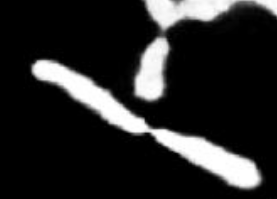
#> input picture mito.png, 277 x 199 px
$ jupyter execute mito.ipynb
#> lines starting #> are read from the running program, lines starting #| are printed output that depends on the picture; after the words box and inside, x2 and y2 are one past the last pixel; in counts of white or black regions, pixels touching at a corner belong together
[cell 1]
from skimage import io
from skimage import morphology
from skimage.color import rgb2gray
from skimage.filters import *

import matplotlib.pyplot as plt

from skimage import measure

from skimage.morphology import skeletonize


import numpy as np
import scipy.ndimage as ndimage


from PIL import Image

[cell 2]
original = io.imread('mito.png')
#> original is the input picture: shape (199, 277, 3); min 0, max 255, mean 39.8
grayscale = rgb2gray(original)

[cell 3]
height,width,_ = original.shape
#> height = 199; width = 277
print(height,width)
#| 199 277

[cell 4]
gaussian = gaussian(grayscale, sigma=0.4)

[cell 5]
thresh = threshold_otsu(gaussian)
#> thresh = 0.455
binary = gaussian > thresh
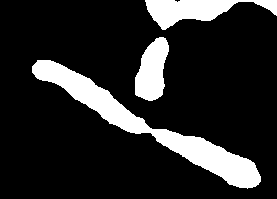
#> binary: shape (199, 277) bool; 16% white; 3 white regions, box (x1, y1, x2, y2) and area: (32, 60, 261, 189) 5372, (145, 0, 277, 30) 1935, (135, 37, 169, 101) 1487

[cell 6]
fig, axes = plt.subplots(ncols=4, figsize=(8, 2.5))
ax = axes.ravel()
ax[0] = plt.subplot(1, 4, 1)
ax[1] = plt.subplot(1, 4, 2)
ax[2] = plt.subplot(1, 4, 3)
ax[3] = plt.subplot(1, 4, 4, sharex=ax[0], sharey=ax[0])

ax[0].imshow(original)
ax[0].set_title('Original')
ax[0].axis('off')

ax[1].hist(grayscale.ravel(), bins=256)
ax[1].set_title('Histogram')
ax[1].axvline(thresh, color='r')


ax[2].imshow(gaussian, cmap=plt.cm.gray)
ax[2].set_title('gaussian')
ax[2].axis('off')


ax[3].imshow(binary, cmap=plt.cm.gray)
ax[3].set_title('Thresholded')
ax[3].axis('off')

plt.show()
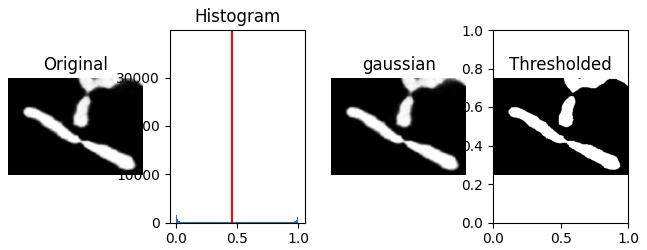
#> figure drawn by matplotlib, 4 panels; panel 2: tallest bar 37940 high, from x = 0 to 0.00391

[cell 7]
#找出輪廓
# Find contours at a constant value of 0.8
contours = measure.find_contours(gaussian, 0.8)
#> contours = 5 point arrays, longest 703 points

# Display the image and plot all contours found
fig, ax = plt.subplots()
ax.imshow(original, cmap=plt.cm.gray)

for n, contour in enumerate(contours):
    ax.plot(contour[:, 1], contour[:, 0], linewidth=2)
#> this loop made 5 passes

ax.axis('image')
ax.set_xticks([])
ax.set_yticks([])
plt.show()
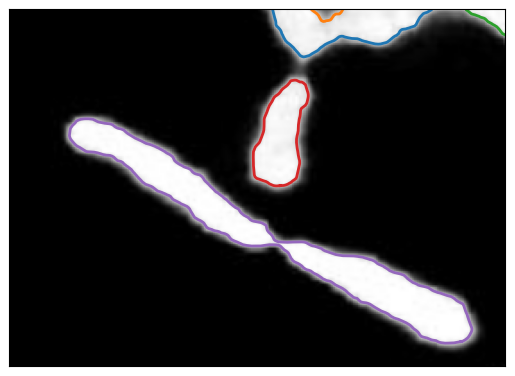
#> figure drawn by matplotlib, 1 panel

# Smoothing Contour

[cell 8]
contours[4]
#> Out = 703 pairs, first value 60.67 to 186, second value 33.25 to 258.1

[cell 9]
contours[4].shape
#> Out = (703, 2)

[cell 10]
x = contours[4][:,1]
#> x = 703 values, max 258.1 at index 688, min 33.25 at index 336, mean 145.2
y = contours[4][:,0]
#> y = 703 values, max 186 at index 9, min 60.67 at index 355, mean 124.1

# append the starting x,y coordinates
#x = np.r_[x, x[0]]
#y = np.r_[y, y[0]]

print(x.shape)
#| (703,)
print(y.shape)
#| (703,)

[cell 11]
fig, ax = plt.subplots(1, 1)
ax.plot(x, y, 'g.')
plt.axis('equal')

ax=plt.gca()                            # get the axis
ax.xaxis.tick_top()                     # and move the X-Axis
ax.yaxis.tick_left()                    # remove right y-Ticks

ax.set_ylim(height, 0)
ax.set_xlim(0, width)
#> Out = (0, 277)

[cell 12]
plt.plot(x, y, 'or')
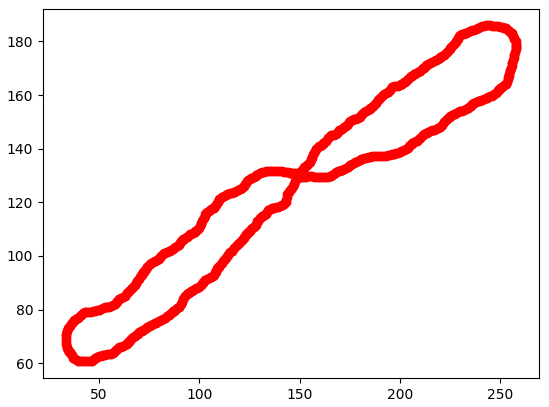
#> figure drawn by matplotlib, 1 panel

[cell 13]
from scipy import interpolate

# fit splines to x=f(u) and y=g(u), treating both as periodic. also note that s=0
# is needed in order to force the spline fit to pass through all the input points.
tck, u = interpolate.splprep([x, y], s=200, per=True)
#> tck = 3 items; u = 703 values from 0 to 1

# evaluate the spline fits for 1000 evenly spaced distance values
xi, yi = interpolate.splev(np.linspace(0, 1, 1000), tck)
#> xi = 1000 values, max 257.8 at index 980, min 33.45 at index 479, mean 145.6; yi = 1000 values, max 186 at index 13, min 61.09 at index 508, mean 124.3


# plot the result
fig, ax = plt.subplots(1, 1)
#ax.plot(x, y, 'or')
ax.plot(xi, yi, '-b')

[cell 14]
xi.shape
#> Out = (1000,)

[cell 15]
import numpy as np
from scipy import interpolate
from matplotlib import pyplot as plt

x = np.array([23, 24, 24, 25, 25])
y = np.array([13, 12, 13, 12, 13])

# append the starting x,y coordinates
x = np.r_[x, x[0]]
y = np.r_[y, y[0]]

print(x.shape,y.shape)

# fit splines to x=f(u) and y=g(u), treating both as periodic. also note that s=0
# is needed in order to force the spline fit to pass through all the input points.
tck, u = interpolate.splprep([x, y], s=0, per=True)

# evaluate the spline fits for 1000 evenly spaced distance values
xi, yi = interpolate.splev(np.linspace(0, 1, 1000), tck)

# plot the result
fig, ax = plt.subplots(1, 1)
ax.plot(x, y, 'or')
ax.plot(xi, yi, '-b')

# 取出單一粒線體的輪廓

[cell 16]
#觀察哪個輪廓最大，找出目標
for n, contour in enumerate(contours):
    print(n ,len(contour))

[cell 17]
indice = 4
#只取出 contous[indice]為mask

# Create an empty image to store the masked array
mask = np.zeros_like(binary, dtype='bool')

# Create a contour image by using the contour coordinates rounded to their nearest integer value
mask[np.round(contours[indice][:, 0]).astype('int'), np.round(contours[indice][:, 1]).astype('int')] = 1

# Fill in the hole created by the contour boundary
mask = ndimage.binary_fill_holes(mask)

# Invert the mask since you want pixels outside of the region
#mask = ~mask

plt.imshow(mask, cmap=plt.cm.gray)

plt.show()
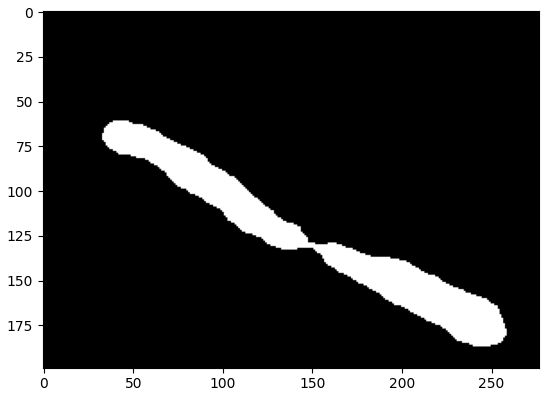
#> figure drawn by matplotlib, 1 panel

# 找出Backbone

[cell 18]
skeleton = skeletonize(mask)

[cell 19]
# display results
fig, axes = plt.subplots(nrows=1, ncols=2, figsize=(16, 8),
                         sharex=True, sharey=True)

ax = axes.ravel()

ax[0].imshow(original, cmap=plt.cm.gray)
ax[0].axis('off')
ax[0].set_title('original', fontsize=20)


"""
for n, contour in enumerate(contours):
    ax[1].plot(contour[:, 1], contour[:, 0], linewidth=2)
"""

ax[1].plot(contours[indice][:,1], contours[indice][:,0], linewidth=2)
ax[1].imshow(skeleton, cmap=plt.cm.gray)
ax[1].axis('off')
ax[1].set_title('skeleton', fontsize=20)


fig.tight_layout()
plt.show()
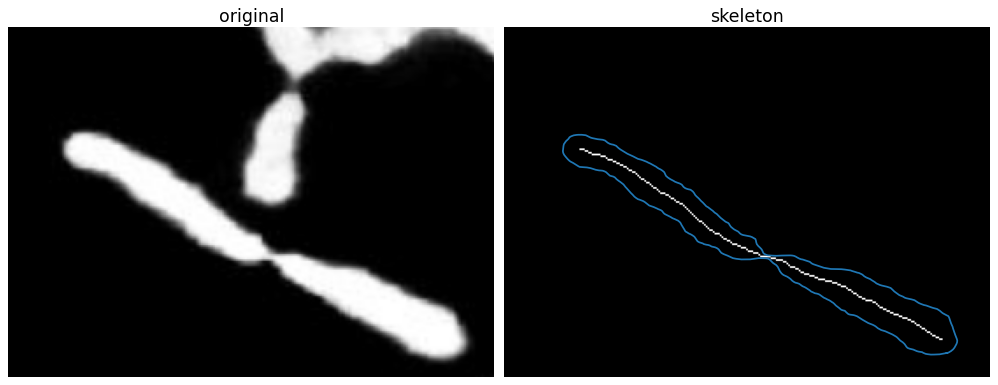
#> figure drawn by matplotlib, 2 panels

[cell 20]
skeleton

[cell 21]
# 把skeleton的數值取出xy座標，變成像contours[4]
pseudo_ep = (skeleton == True )
cols, rows = np.where(pseudo_ep)
skeleton_coord = np.array(list(zip(rows,cols)))

[cell 22]
print(len(skeleton_coord))
print(skeleton_coord[100])

[cell 23]
plt.plot(skeleton_coord[:,0],skeleton_coord[:,1])
plt.axis('equal')

ax=plt.gca()                            # get the axis
ax.xaxis.tick_top()                     # and move the X-Axis
ax.yaxis.tick_left()                    # remove right y-Ticks

ax.set_ylim(height, 0)
ax.set_xlim(0, width)
#> Out = (0, 277)
#ax.set_ylim(ax.get_ylim()[::-1])        # invert the axis
#ax.yaxis.set_ticks(np.arange(0, 16, 1)) # set y-ticks
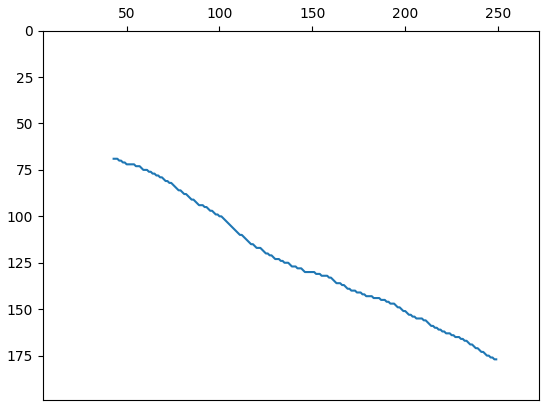
#> figure drawn by matplotlib, 1 panel; curve peaks at x = 248, y = 177

[cell 24]
plt.scatter(skeleton_coord[:,0],skeleton_coord[:,1])
plt.axis('equal')

ax=plt.gca()                            # get the axis
ax.xaxis.tick_top()                     # and move the X-Axis
ax.yaxis.tick_left()                    # remove right y-Ticks

ax.set_ylim(height, 0)
ax.set_xlim(0, width)
#ax.set_ylim(ax.get_ylim()[::-1])        # invert the axis
#ax.yaxis.set_ticks(np.arange(0, 16, 1)) # set y-ticks

plt.show()
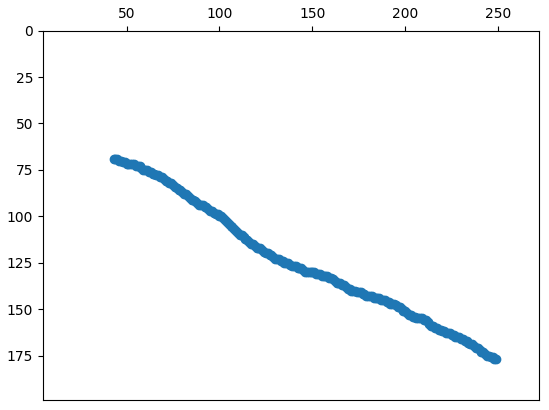
#> figure drawn by matplotlib, 1 panel

[cell 25]
plt.scatter(skeleton_coord[:,0],skeleton_coord[:,1])
plt.axis('equal')

ax=plt.gca()                            # get the axis
ax.xaxis.tick_top()                     # and move the X-Axis
ax.yaxis.tick_left()                    # remove right y-Ticks

ax.set_ylim(90, 80)
ax.set_xlim(70, 80)
#ax.set_ylim(ax.get_ylim()[::-1])        # invert the axis
#ax.yaxis.set_ticks(np.arange(0, 16, 1)) # set y-ticks

plt.show()
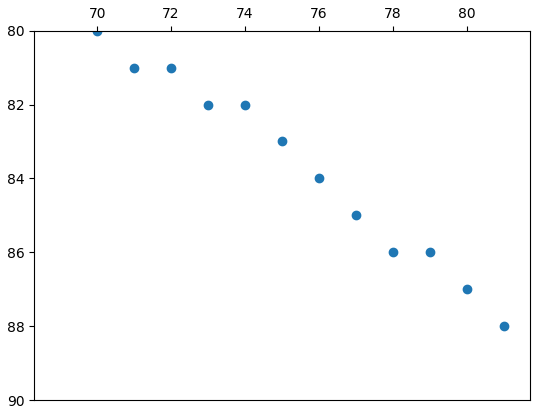
#> figure drawn by matplotlib, 1 panel

[cell 26]
#內插出數值
from scipy import interpolate
skeleton_f = interpolate.interp1d(skeleton_coord[:,0], skeleton_coord[:,1])

[cell 27]
xnew = np.arange(skeleton_coord[0,0], skeleton_coord[-1,0], 0.1)
ynew = skeleton_f(xnew)   # use interpolation function returned by `interp1d`
plt.plot( xnew, ynew, '-')

plt.axis('equal')

ax=plt.gca()                            # get the axis
ax.xaxis.tick_top()                     # and move the X-Axis
ax.yaxis.tick_left()                    # remove right y-Ticks

ax.set_ylim(height, 0)
ax.set_xlim(0, width)
#ax.set_ylim(ax.get_ylim()[::-1])        # invert the axis
#ax.yaxis.set_ticks(np.arange(0, 16, 1)) # set y-ticks

plt.show()
#> figure, not shown here; curve peaks at x = 248, y = 177

[cell 28]
import numpy as np
import matplotlib.pyplot as plt
"""
Sukhbinder
5 April 2017
Based on:
"""

def _rect_inter_inner(x1,x2):
    n1=x1.shape[0]-1
    n2=x2.shape[0]-1
    X1=np.c_[x1[:-1],x1[1:]]
    X2=np.c_[x2[:-1],x2[1:]]
    S1=np.tile(X1.min(axis=1),(n2,1)).T
    S2=np.tile(X2.max(axis=1),(n1,1))
    S3=np.tile(X1.max(axis=1),(n2,1)).T
    S4=np.tile(X2.min(axis=1),(n1,1))
    return S1,S2,S3,S4

def _rectangle_intersection_(x1,y1,x2,y2):
    S1,S2,S3,S4=_rect_inter_inner(x1,x2)
    S5,S6,S7,S8=_rect_inter_inner(y1,y2)

    C1=np.less_equal(S1,S2)
    C2=np.greater_equal(S3,S4)
    C3=np.less_equal(S5,S6)
    C4=np.greater_equal(S7,S8)

    ii,jj=np.nonzero(C1 & C2 & C3 & C4)
    return ii,jj

def intersection(x1,y1,x2,y2):
    """
INTERSECTIONS Intersections of curves.
   Computes the (x,y) locations where two curves intersect.  The curves
   can be broken with NaNs or have vertical segments.
usage:
x,y=intersection(x1,y1,x2,y2)
    Example:
    a, b = 1, 2
    phi = np.linspace(3, 10, 100)
    x1 = a*phi - b*np.sin(phi)
    y1 = a - b*np.cos(phi)
    x2=phi
    y2=np.sin(phi)+2
    x,y=intersection(x1,y1,x2,y2)
    plt.plot(x1,y1,c='r')
    plt.plot(x2,y2,c='g')
    plt.plot(x,y,'*k')
    plt.show()
    """
    ii,jj=_rectangle_intersection_(x1,y1,x2,y2)
    n=len(ii)

    dxy1=np.diff(np.c_[x1,y1],axis=0)
    dxy2=np.diff(np.c_[x2,y2],axis=0)

    T=np.zeros((4,n))
    AA=np.zeros((4,4,n))
    AA[0:2,2,:]=-1
    AA[2:4,3,:]=-1
    AA[0::2,0,:]=dxy1[ii,:].T
    AA[1::2,1,:]=dxy2[jj,:].T

    BB=np.zeros((4,n))
    BB[0,:]=-x1[ii].ravel()
    BB[1,:]=-x2[jj].ravel()
    BB[2,:]=-y1[ii].ravel()
    BB[3,:]=-y2[jj].ravel()

    for i in range(n):
        try:
            T[:,i]=np.linalg.solve(AA[:,:,i],BB[:,i])
        except:
            T[:,i]=np.NaN


    in_range= (T[0,:] >=0) & (T[1,:] >=0) & (T[0,:] <=1) & (T[1,:] <=1)

    xy0=T[2:,in_range]
    xy0=xy0.T
    return xy0[:,0],xy0[:,1]


if __name__ == '__main__':

    # a piece of a prolate cycloid, and am going to find
    a, b = 1, 2
    phi = np.linspace(3, 10, 20)
    x1 = a*phi - b*np.sin(phi)
    y1 = a - b*np.cos(phi)

    x2=phi
    y2=np.sin(phi)+2
    x,y=intersection(x1,y1,x2,y2)
    plt.plot(x1,y1,c='r')
    plt.plot(x2,y2,c='g')
    plt.plot(x,y,'*k')
    plt.show()
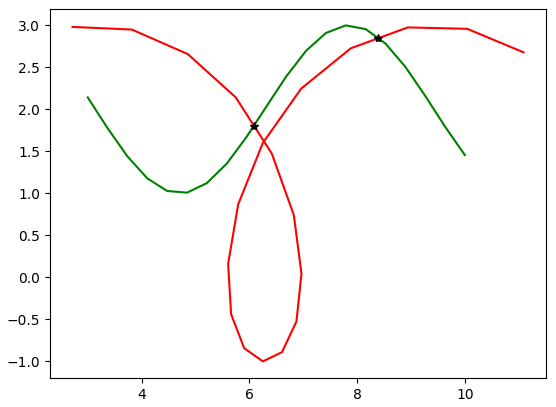
#> figure drawn by matplotlib, 1 panel; curve peaks at x = 7.79, y = 3
